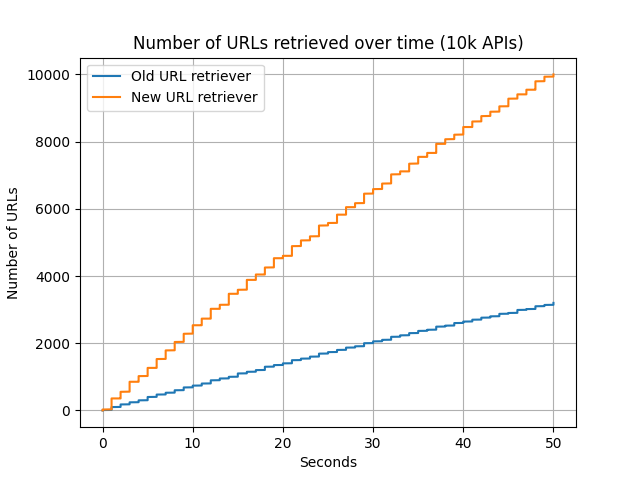

Here is the Python script that generated this plot:
import pymongo
from urllib.parse import urlparse, parse_qs, urlencode, urlunparse

# Connect to MongoDB and retrieve data
client = pymongo.MongoClient("mongodb://localhost:27017/?directConnection=true")
db = client["swagger"]
collection_proxy = db["urls"]

# use stream to get data every time there is a change
data_proxy = collection_proxy.watch()

# # save on file timestamp and number of urls to plot them later
# with open("data_old.txt", "w") as f:
#     for d in data_proxy:
#         timestamp = d["clusterTime"].as_datetime()
#         num_urls = collection_proxy.count_documents({})
#         f.write(f"{timestamp},{num_urls}\n")
#         # when reaching 10000 urls, stop
#         if num_urls == 10000:
#             break

# plot the data of the old and new version on the same plot with max 50 seconds
import matplotlib.pyplot as plt
import matplotlib.dates as mdates
import datetime as dt

# read the data from the file
with open("data_old.txt", "r") as f:
    data_old = f.readlines()
with open("data_new.txt", "r") as f:
    data_new = f.readlines()

# parse the data
data_old = [d.strip().split(",") for d in data_old]
data_new = [d.strip().split(",") for d in data_new]

# convert the data to datetime and than from 0 to n seconds
data_old = [(dt.datetime.strptime(d[0], "%Y-%m-%d %H:%M:%S%z"), int(d[1])) for d in data_old]
data_new = [(dt.datetime.strptime(d[0], "%Y-%m-%d %H:%M:%S%z"), int(d[1])) for d in data_new]
data_old = [(d[0] - data_old[0][0], d[1]) for d in data_old]
data_new = [(d[0] - data_new[0][0], d[1]) for d in data_new]

# plot the data only first 50 seconds of old and new
data_old = [d for d in data_old if d[0].seconds <= 50]
data_new = [d for d in data_new if d[0].seconds <= 50]

# calculate speedup in percentage old has 1 processor and new has 5
speedup = [(d[0], d[1], d[1] / data_new[i][1] * 100) for i, d in enumerate(data_old)]
# average speedup
avg_speedup = sum([d[2] for d in speedup]) / len(speedup)
print(f"Average speedup: {avg_speedup:.2f}%")

# plot the data
fig, ax = plt.subplots()
ax.plot([d[0].seconds for d in data_old], [d[1] for d in data_old], label="Old URL retriever")
ax.plot([d[0].seconds for d in data_new], [d[1] for d in data_new], label="New URL retriever")
ax.set_xlabel("Seconds")
ax.set_ylabel("Number of URLs")
ax.legend()
plt.grid()
plt.title(f"Number of URLs retrieved over time (10k APIs)")
plt.savefig("url_ret_new_vs_old.png")
plt.tight_layout()
plt.show()

